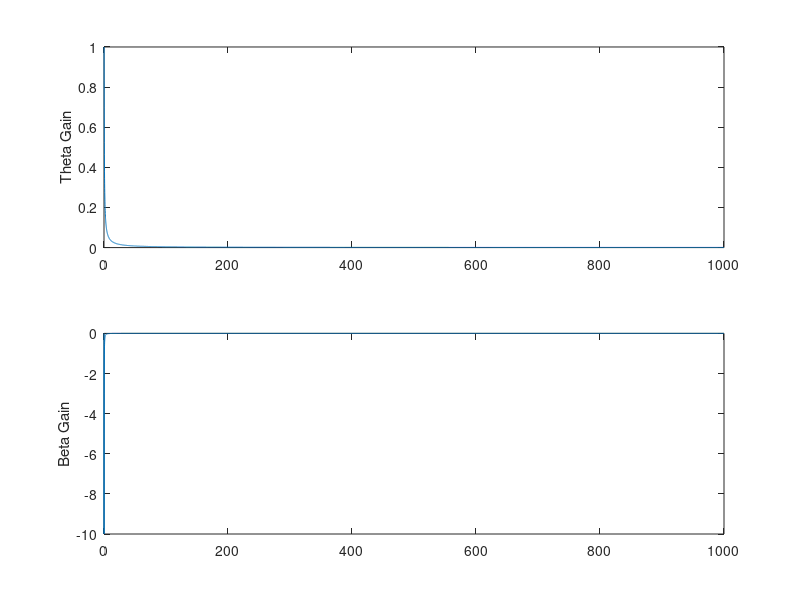
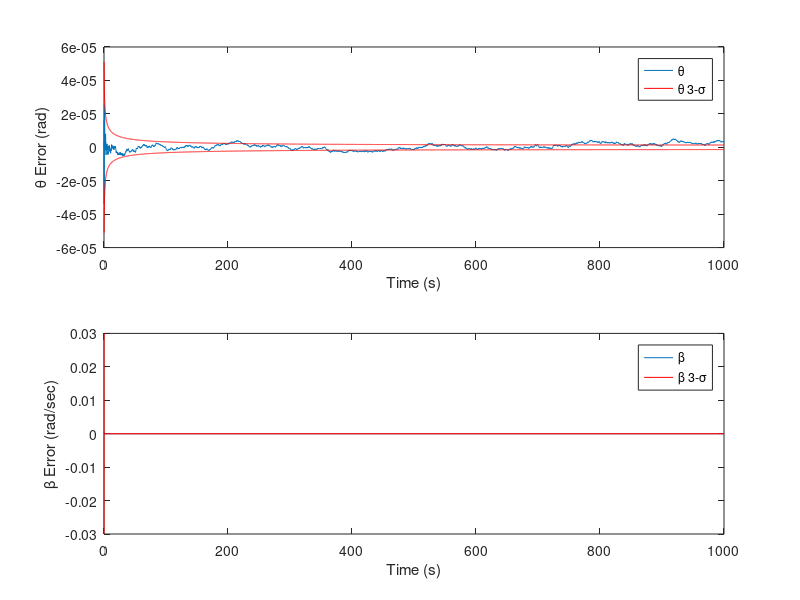
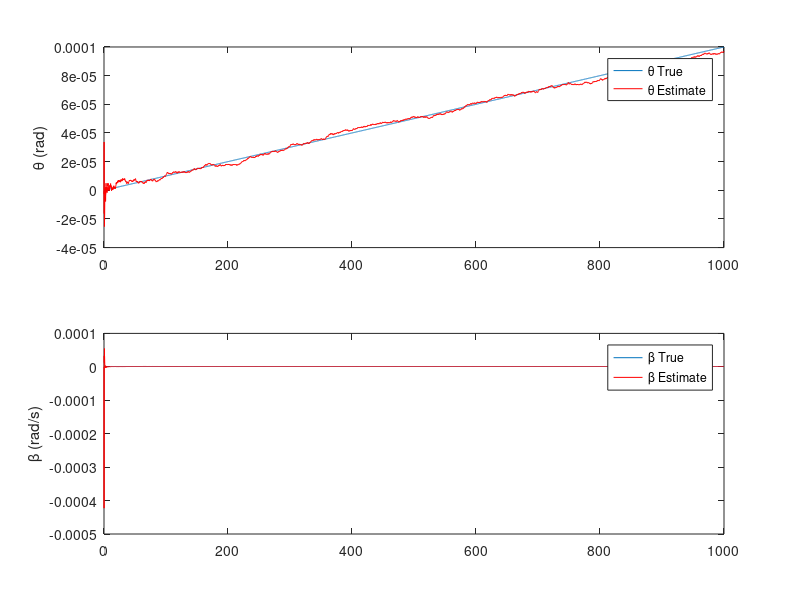

Write MATLAB code to recreate these figures, in order.
% LM KF Class
% HW2 Problem 2
% 2018-11-10
% Implement Kalman Filter for Gyro

%% 
clear all;
close all;

% sim time parameters
%%%%%%%%%%%%%%%%%%%%%%%%%%%%%
dt = 0.1;
t_start = 0;
t_end = 1000;
time = t_start:dt:t_end;

% truth parameters
%%%%%%%%%%%%%%%%%%%%%%%%%%%%%%
sigma_nu = 3e-7; % Angle random walk (rad/sec^0.5)
sigma_u = 3e-10; % rate random walk (rad/sec^(3/2))
sigma_S = 17e-6; % noise on measured angle (rad)
omega_in = 1e-7; % constant rate truth (rad/sec)
Phi = [1 0; 0 1]; % calculate state transition model; states are [theta beta]
Lambda = [dt 0]'; % used for inputing omega*dt into theta
Gamma = [0 sigma_u*sqrt(dt)]'; 
H = [1 0];

% kalman filter parameters
%%%%%%%%%%%%%%%%%%%%%%%%%%%%%%
Q = [(sigma_nu^2*dt + (1/3)*sigma_u^2*dt^3) -0.5*sigma_u^2*dt;
    -0.5*sigma_u^2*dt sigma_u^2*dt]; % From slides, process noise covari. 
Gamma_kf = [dt 0; 0 0];
R = sigma_S^2; % Measurment noise covariance
Phi_kf = [1 -dt; 0 1]; 
H_kf = H; 

% preallocating vectors
%%%%%%%%%%%%%%%%%%%%%%%%%
omega = zeros(1,length(time)+1);
P_prior = zeros(2,2,length(time)+1);
x = zeros(2,length(time)+1);
x_hat_prior = zeros(2,length(time)+1);
y = zeros(1,length(time));
e_meas = zeros(1,length(time));
x_hat_post = zeros(2,length(time));
P_post = zeros(2,2,length(time));
e_states = zeros(2,length(time));
one_sigma_theta = zeros(1,length(time));
one_sigma_beta = zeros(1,length(time));
K = zeros(2,length(time));

%% Propogate
for k = 1:length(time)
    if k == 1 
        % Initialize states
        %%%%%%%%%%%%%%%%%%%%%%%%%%%%%%%%%
        % initalize state estimate
        x_hat_prior(:,k) = [0 0]'; 
        % initialize covariance estimate
        P_prior(:,:,k) = (1e-4)*eye(2); % P_initial
        % initialize truth state
        x(:,k) = [0 1e-6]'; % truth initial state [theta beta]'
    end
    
    % Propogate truth states
    %%%%%%%%%%%%%%%%%%%%%%%%%%%%%%%%%%%%
    % propogate true input
    % omega_in constant, setting both omega(k) and omega(k+1) to omega_in
    omega(k) = omega_in; 
    omega(k+1) = omega_in; 
    
    % propogate truth states
    x(:,k+1) = Phi*x(:,k) + Lambda*omega(k+1) + Gamma*randn;
    % calculate K gain
    K(:,k) = P_prior(:,:,k)*H_kf'*inv(H_kf*P_prior(:,:,k)*H_kf' + R);
    
    % Take in measurments
    %%%%%%%%%%%%%%%%%%%%%%%%%%%%%%%%%%%%
    % compute theta measured
    y(:,k) = H*x(:,k) + sigma_S*randn;
    % compute omega measured
    omega_meas = omega(k+1) +...
        0.5*(x(2,k+1)+x(2,k)) +...
        randn*sqrt(sigma_nu^2/dt + (sigma_u^2*dt)/12);
    
    % After measurment steps
    %%%%%%%%%%%%%%%%%%%%%%%%%%%%%%%%%%%%
    % calculate residual from measurment and estimate of state prior to
    % measurement
    e_meas(:,k) = y(:,k) - H_kf*x_hat_prior(:,k);    
    % update state posteriori
    x_hat_post(:,k) = x_hat_prior(:,k) + K(:,k)*e_meas(:,k);
    % update covariance posteriori
    P_post(:,:,k) = (eye(2) - K(:,k)*H_kf)*P_prior(:,:,k);    
    e_states(:,k) = x(:,k) - x_hat_post(:,k); % record for plotting    
    % Propogate estimated state and covariance forward time step
    % propogate estimates forward in time
    x_hat_prior(:,k+1) = Phi_kf*x_hat_post(:,k) + Lambda*omega_meas;
    % Propogate estimated covariance forward time step
    P_prior(:,:,k+1) = Phi_kf*P_post(:,:,k)*Phi_kf' + Gamma_kf*Q*Gamma_kf';
    
    % calculate one_sigma values for theta and beta from covariance matrix
    %%%%%%%%%%%%%%%%%%%%%%%%%%%%%%%%%%%%%%%%%%%%%%%%%%%%%%%%%%%%%%%%%%%%%%
    one_sigma_theta(k) = sqrt(P_post(1,1,k));
    one_sigma_beta(k) = sqrt(P_post(2,2,k));
    
    
end

%% Plots

% Theta and Beta Gains
%%%%%%%%%%%%%%%%%%%%%%%%%%%
figure()
ax1 = subplot(2,1,1);
plot(time,K(1,:));
ylabel('Theta Gain')
ax2 = subplot(2,1,2);
plot(time,K(2,:));
ylabel('Beta Gain')
linkaxes([ax1,ax2],'x')

% Theta and Beta Errors with 3-sig values
%%%%%%%%%%%%%%%%%%%%%%%%%%%%%%%%%%%%%%%%%%%%%
figure()
% theta errors and 3-sigma
ax1 = subplot(2,1,1);
plot(time,e_states(1,:));
hold on;
plot(time,3*one_sigma_theta,'r');
plot(time,-3*one_sigma_theta,'r');
xlabel('Time (s)');
ylabel('\theta Error (rad)');
legend({'\theta','\theta 3-\sigma'});

% beta errors and 3-sigma
ax2 = subplot(2,1,2);
plot(time,e_states(2,:));
hold on;
plot(time,3*one_sigma_beta,'r');
plot(time,-3*one_sigma_beta,'r');
legend('\beta','\beta 3-\sigma');
xlabel('Time (s)');
ylabel('\beta Error (rad/sec)')
linkaxes([ax1,ax2],'x')

% Theta and Beta Estimates with Theta and Beta True
%%%%%%%%%%%%%%%%%%%%%%%%%%%%%%%%%%%%%%%%%%
figure()

% theta estimate and theta true
ax1 = subplot(2,1,1);
plot(time,x(1,1:(end-1)));
hold on;
plot(time,x_hat_post(1,:),'r');
ylabel('\theta (rad)');
legend({'\theta True','\theta Estimate'});
% beta estimate and beta true
ax2 = subplot(2,1,2);
plot(time,x(2,1:(end-1)));
hold on;
plot(time,x_hat_post(2,:),'r');
legend({'\beta True','\beta Estimate'});
ylabel('\beta (rad/s)')
linkaxes([ax1,ax2],'x')
